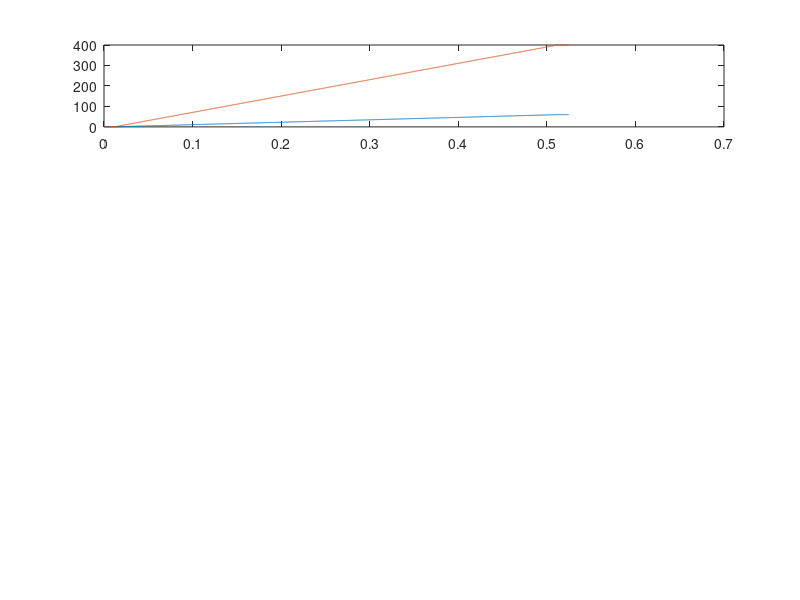

Recreate this plot in MATLAB. (Note: this script raises an error after producing the figure.)
%clear

Fig1 = 2;


% Power supply TF
w = 2 * pi * 100;
sys = tf(1,[1/w 1]);
%bode(H)


% The inverse system
Fc = 2 * pi * 10000000000000;   % High frequency poles for the compensation
ws = 2 * pi * 100;
sysinv = tf([1/ws 1], conv([1/Fc 1],[1/Fc 1]));

%wc = 2 * pi * 10;
%sysinv = tf([1/ws 1], conv(conv([1/Fc 1],[1/Fc 1]),[1/wc 1]));



% Input
if ~exist('BEND','var')
    BEND =         [ones(1,50) linspace(1,400,2000) 400*ones(1,50)]';
    QFcommand = .6*[ones(1,50) linspace(1,100,2000) 100*ones(1,50)]';

    % Monitor sample rate
    fs = 4000;
    t = (0:(length(BEND)-1)) / fs;

else
    QFcommand = QFcommand + dQFcommand;
end


% Simulate the power supply response
[QF, t1, x1] = lsim(sys, QFcommand-QFcommand(1), t); 
QF = QF + QFcommand(1);


% Goal 
QFratio = QF./BEND; 


figure(Fig1);
clf reset
subplot(4,1,1);
plot(t, [QF(:) BEND(:)]);
legend('QF', 'BEND', 0);
axis tight;

subplot(4,1,2);
plot(t, QFratio);
hold on
plot([min(t) max(t)],[.520 .520],':r');
hold off
ylabel('QF/BEND (Goal .520)');
axis tight;
%yaxis([.45 .6]);
grid on;


% Base on time
[tmp, i2]   = max(find(t < .0177));
[tmp, i100] = max(find(t < .4135));
Index = linspace(i2,i100,100);
dIndex = round(mean(diff(Index)));
Index = dIndex*(0:length(Index)-1)+Index(1);


% Put the waveform to track through the inverse system
[dQFcommand, tinv, xinv] = lsim(sysinv, BEND.*(.520-QFratio), t);

[dQFcommandILC, tinv, xinv] = lsim(sysinv, BEND(Index).*(.520-QFratio(Index)), t(Index));


% Simulate on 4096 point wave form
dQFcommand = dQFcommand * 0;
for i = 0:dIndex-1
    %dQFcommand(Index+i) = dQFcommandILC;
    dQFcommand(Index+i-dIndex) = dQFcommandILC;
end


% % May want to low pass the command but don't add phase delay
% [b,a] = butter(5,.2);
% dQFcommand1 = filtfilt(b, a, dQFcommand);


% Simulate the result
[QFsim, t1, x1] = lsim(sys, dQFcommand, t);



figure(Fig1);
subplot(4,1,3);
plot(t,[(QFratio-.520) dQFcommand./BEND QFsim./BEND (QFratio-.520)+QFsim./BEND]);
ylabel('QF/BEND Error');
legend('QF/BEND-.520', '\DeltaQFcommand/BEND', '\DeltaQFsim/BEND', 'QF/BEND-.520+\DeltaQFsim/BEND', 0); %'Location', 'SouthWest');
axis tight;
%yaxis([-.1 .1]);

subplot(4,1,4);
plot(t, dQFcommand);
hold on
plot(t(Index), dQFcommand(Index), '.');
ylabel('\DeltaQF [Amps]');
xlabel('Time [Seconds]');
axis tight;
%yaxis([-20 20]);
grid on;

